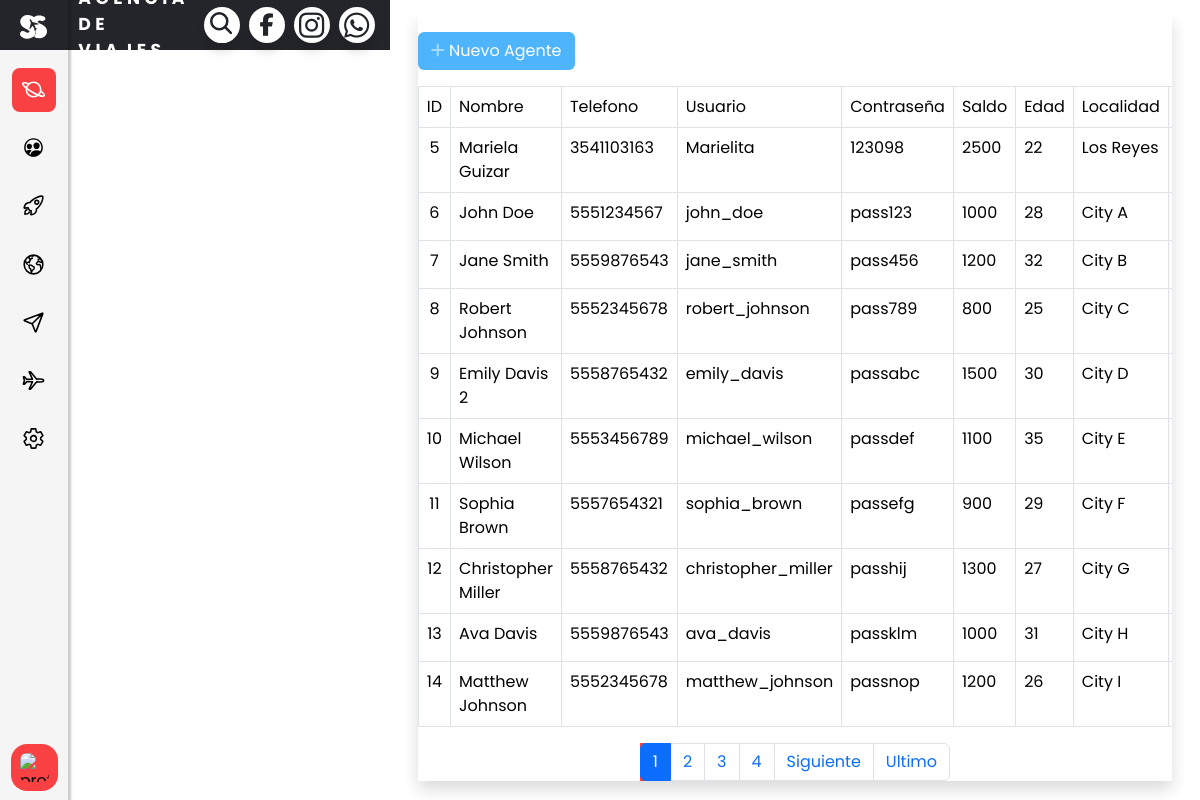
/agentes-list, run on the app's committed database.
### agentes/models.py (models this page shows, shortened)
class Agentes(models.Model):
    idagente = models.AutoField(primary_key=True,unique=True, blank=False, null=False)
    nombreg = models.CharField(max_length=255, blank=False, null=False)
    telefenog = models.CharField(max_length=20)
    usuariog = models.CharField(max_length=50, unique=True,blank=False, null=False)
    passwordg = models.CharField(max_length=100,blank=False, null=False)
    saldo = models.IntegerField()
    edadg = models.IntegerField()
    localidadg = models.CharField(max_length=100)

### agentes/views.py (the view)
# urls.py: path('agentes-list', views.AgenteListView.as_view(), name='agentes_list'),
class AgenteListView(ListView):
    template_name = 'agentes/agentes_list.html'
    model = Agentes
    context_object_name = "agentes"
    paginate_by = 10

### agentes/templates/agentes/agentes_list.html (shortened to what this page needs)
{% extends 'base/base.html' %}
{% block content %}
    <div class="container-fluid">
        <div class="shadow mb-4">
            <div class="card-header py-3" >
                <a href="{% url 'agentes:agentes_new' %}" class="btn btn-primary btn-icon-split">
                                        <span class="icon text-white-50">
                                            <i class="fas fa-plus"></i>
                                        </span>
                    <span class="text">Nuevo Agente</span>
                </a>
            </div>
            <div class="card-body">
                <div class="table-responsive">
                    <table class="table table-bordered" id="dataTable" width="100%" cellspacing="0">
                        <thead>
                        <tr>
                            <td class="text-center">ID</td>
                            <td>Nombre</td>
                            <td>Telefono</td>
                            <td>Usuario</td>
                            <td>Contraseña</td>
                            <td>Saldo</td>
                            <td>Edad</td>
                            <td>Localidad</td>
                        </tr>
                        </thead>
                        <tbody>
                        {% for agente in agentes %}
                        <tr>
                            <td class="text-center">{{ agente.idagente }}</td>
                            <td>{{ agente.nombreg }}</td>
                            <td>{{ agente.telefenog }}</td>
                            <td>{{ agente.usuariog }}</td>
                            <td>{{ agente.passwordg }}</td>
                            <td>{{ agente.saldo }}</td>
                            <td>{{ agente.edadg }}</td>
                            <td>{{ agente.localidadg }}</td>
                                <td class="text-center">
                                </td>
                            </tr>
                        {% endfor %}
                        </tbody>
                    </table>
                </div>
            <div class="row">
        <div class="col-lg-12">
            {% if page_obj.has_other_pages %}
                <nav>
                    <ul class="pagination justify-content-center">
                        {% for page_number in page_obj.paginator.page_range %}
                            {% if page_number <= page_obj.number|add:3 and page_number >= page_obj.number|add:-3 %}
                                {% if page_obj.number == page_number %}
                                    <li class="page-item active">
                                        <a class="page-link" href="?page={{ page_number }}">
                                            {{ page_number }}
                                        </a>
                                    </li>
                                {% else %}
                                    <li class="page-item">
                                        <a class="page-link" href="?page={{ page_number }}">
                                            {{ page_number }}
                                        </a>
                                    </li>
                                {% endif %}
                            {% endif %}
                        {% endfor %}
                        {% if page_obj.has_next %}
                            <li class="page-item">
                                <a class="page-link" href="?page={{ page_obj.next_page_number }}">
                                    Siguiente
                                </a>
                            </li>
                            <li class="page-item">
                                <a class="page-link" href="?page={{ page_obj.paginator.num_pages }}">
                                    Ultimo
                                </a>
                            </li>
                        {% endif %}
                    </ul>
                </nav>
            {% endif %}
        </div>
    </div>
            </div>
        </div>
    </div>
{% endblock content %}

### static/assets/css/principal.css (style rules this page uses)
body { font-family: "Poppins", sans-serif; }
:root { --est-art: whitesmoke ; --est-text: #4182E5 ; --text-color: white; --second-text-color: #999; --white: white; --text-color-black: #24252A; }
.btn-primary { background-color: #FD6495; }
.container-fluid { overflow: scroll; }

### static/assets/css/clientes.css (style rules this page uses)
body { font-family: "Poppins", sans-serif; }
:root { --white: white; --color: #FD6495; --color2: #FD649599; --black1: #24252A; --tamañoOps: 90px; }
.btn { position: relative; padding: 5px 10px; background: var(--color); text-decoration: none; color: var(--white); border-radius: 6px; }
@media (max-width: 1312px) { body { padding-left: 0px; } }

### static/assets/css/reservas.css (style rules this page uses)
body { font-family: "Poppins", sans-serif; display: flex; justify-content: center; padding-left: 10px; box-sizing: border-box; }
:root { --white: white; --color: #4EB5FD; --color2: #4EB5FD99; --black1: #24252A; --tamañoOps: 90px; }
.btn { position: relative; padding: 5px 10px; background: var(--color); text-decoration: none; color: var(--white); border-radius: 6px; }
@media (max-width: 1312px) { body { padding-left: 0px; } }

### static/assets/css/sidemenu.css (style rules this page uses)
:root { --nav-width: 67.5px; --primer-color: #f94144; --bg-color: whitesmoke ; --sub-color: gray; --f-color: black; --subcolor-text:whitesmoke; --body-font: "Poppins", sans-serif; --normal-font-size: 16px; --small-font-size: 14.04px; --z-fixed: 100; }
html,body { height: 100%; overflow-y:hidden }
body { position: relative; margin: 0; font-family: var(--body-font); font-size: var(--normal-font-size); padding-left: var(--nav-width); transition: 0.5s; }
ul { margin: 0; padding: 0; list-style: none; }
a { text-decoration: none; }
.active { background-color: var(--primer-color); color: #fff; }

### static/assets/css/topmenu.css (style rules this page uses)
:root { --bgnav-color: #24252A; --font-color: white; --font2-color: whitesmoke; --bt-color: #018BA8; --body-font: "Poppins", sans-serif; --primer-color: #f94144; }

### agentes/templates/agentes/agentes_list.html (style rules this page uses)
.btn-primary { background-color: var(--color); border-color: var(--color2); }

### data on the page
Agentes: idagente "5", nombreg "Mariela Guizar", telefenog "3541103163", usuariog "Marielita", passwordg "123098", saldo "2500", edadg "22", localidadg "Los Reyes"
Agentes: idagente "6", nombreg "John Doe", telefenog "5551234567", usuariog "john_doe", passwordg "pass123", saldo "1000", edadg "28", localidadg "City A"
Agentes: idagente "7", nombreg "Jane Smith", telefenog "5559876543", usuariog "jane_smith", passwordg "pass456", saldo "1200", edadg "32", localidadg "City B"
Agentes: idagente "8", nombreg "Robert Johnson", telefenog "5552345678", usuariog "robert_johnson", passwordg "pass789", saldo "800", edadg "25", localidadg "City C"
Agentes: idagente "9", nombreg "Emily Davis 2", telefenog "5558765432", usuariog "emily_davis", passwordg "passabc", saldo "1500", edadg "30", localidadg "City D"
Agentes: idagente "10", nombreg "Michael Wilson", telefenog "5553456789", usuariog "michael_wilson", passwordg "passdef", saldo "1100", edadg "35", localidadg "City E"
Agentes: idagente "11", nombreg "Sophia Brown", telefenog "5557654321", usuariog "sophia_brown", passwordg "passefg", saldo "900", edadg "29", localidadg "City F"
Agentes: idagente "12", nombreg "Christopher Miller", telefenog "5558765432", usuariog "christopher_miller", passwordg "passhij", saldo "1300", edadg "27", localidadg "City G"
Agentes: idagente "13", nombreg "Ava Davis", telefenog "5559876543", usuariog "ava_davis", passwordg "passklm", saldo "1000", edadg "31", localidadg "City H"
Agentes: idagente "14", nombreg "Matthew Johnson", telefenog "5552345678", usuariog "matthew_johnson", passwordg "passnop", saldo "1200", edadg "26", localidadg "City I"

### other printed values
{{ page_number }} "1"
{{ page_number }} "2" "3" "4"
